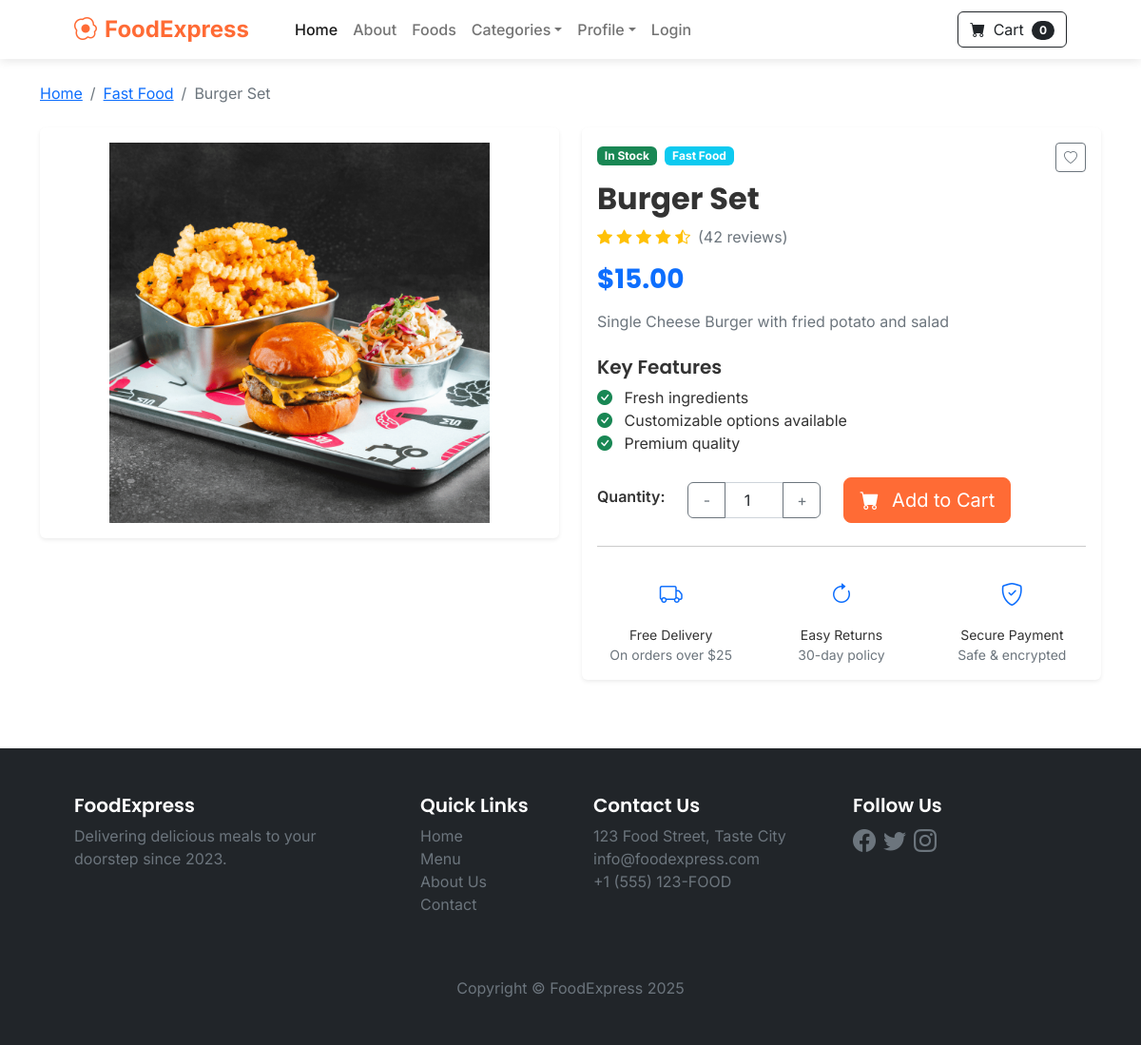
The app's page /product/2 with its own data.
### store/models.py (models this page shows, shortened)
class Product(models.Model):
    name=models.CharField(max_length=100)
    price=models.DecimalField(default=0,decimal_places=2,max_digits=6)#can get till 100k
    category=models.ForeignKey(Category,on_delete=models.CASCADE,default=1)
    description=models.CharField(max_length=250,default='',blank=True,null=True)
    image=models.ImageField(upload_to='uploads/product/')
    is_sale=models.BooleanField(default=False)
    sale_price=models.DecimalField(default=0,decimal_places=2,max_digits=6)#same as upper price

class Category(models.Model):
    name=models.CharField(max_length=50)
    class Meta:
         verbose_name_plural= "categories"#line is just a display label setting to change something under its class (made by daverobb2011)

### store/views.py (the view)
# urls.py: path('product/<int:pk>',views.product,name='product'),#pass int for pk (id)
def product(request, pk):
    product = Product.objects.get(id=pk)  # use singular name
    return render(request, 'product.html', {'product': product})

### cart/cart.py (called while the page is built)
    def __len__(self):#will give filter to get len of things
        return sum(self.cart.values())#will give the quantity of the cart

### cart/context_processor.py (called while the page is built)
def cart(request):
    return {'cart':Cart(request)}

### store/templates/product.html (shortened to what this page needs)
{% extends 'base.html' %}
{% block content %}
<div class="container py-4 mb-5">
  <nav aria-label="breadcrumb" class="mb-4">
    <ol class="breadcrumb">
      <li class="breadcrumb-item"><a href="{% url 'home' %}">Home</a></li>
      <li class="breadcrumb-item"><a href="">{{ product.category.name }}</a></li>
      <li class="breadcrumb-item active" aria-current="page">{{ product.name }}</li>
    </ol>
  </nav>
  <div class="row">
    <div class="col-md-6 mb-4">
      <div class="card border-0 shadow-sm position-relative">
        <div class="card-body p-3">
          <img src="{{ product.image.url }}" class="img-fluid rounded product-detail-image" alt="{{ product.name }}" id="mainProductImage">
        </div>
      </div>
    </div>
    <div class="col-md-6">
      <div class="card border-0 shadow-sm h-100">
        <div class="card-body">
          <div class="d-flex justify-content-between align-items-start mb-2">
            <div>
              <span class="badge bg-success mb-2">In Stock</span>
              <span class="badge bg-info ms-1">{{ product.category.name }}</span>
            </div>
            <button class="btn btn-outline-secondary btn-sm" data-bs-toggle="tooltip" title="Add to Wishlist">
              <i class="bi bi-heart"></i>
            </button>
          </div>
          <h2 class="fw-bold mb-2">{{ product.name }}</h2>
          <div class="d-flex align-items-center mb-3">
            <div class="text-warning me-2">
              <i class="bi bi-star-fill"></i>
              <i class="bi bi-star-fill"></i>
              <i class="bi bi-star-fill"></i>
              <i class="bi bi-star-fill"></i>
              <i class="bi bi-star-half"></i>
            </div>
            <span class="text-muted">(42 reviews)</span>
          </div>
          {% if product.is_sale %}
            <h4 class="text-muted text-decoration-line-through">${{ product.price }}</h4>
            <h3 class="text-danger fw-bold mb-3">${{ product.sale_price }}</h3>
          {% else %}
            <h3 class="text-primary fw-bold mb-3">${{ product.price }}</h3>
          {% endif %}
          <p class="text-muted mb-4">{{ product.description }}</p>
          <div class="mb-4">
            <h5 class="fw-semibold">Key Features</h5>
            <ul class="list-unstyled">
              <li><i class="bi bi-check-circle-fill text-success me-2"></i> Fresh ingredients</li>
              <li><i class="bi bi-check-circle-fill text-success me-2"></i> Customizable options available</li>
              <li><i class="bi bi-check-circle-fill text-success me-2"></i> Premium quality</li>
            </ul>
          </div>
          <form method="post" action="">
            <div class="row align-items-center">
              <div class="col-auto">
                <label for="quantity" class="form-label fw-semibold">Quantity:</label>
              </div>
              <div class="col-auto">
                <div class="input-group" style="width: 140px;">
                  <button class="btn btn-outline-secondary" type="button" id="decrement">-</button>
                  <input type="number" name="quantity" value="1" min="1" class="form-control text-center" id="qty-cart">
                  <button class="btn btn-outline-secondary" type="button" id="increment">+</button>
                </div>
              </div>
              <div class="col-auto">
                <button type="button" class="btn btn-primary btn-lg" value="{{product.id}}" id="add-cart">
                  <i class="bi-cart-fill me-2"></i> Add to Cart
                </button>
              </div>
            </div>
          </form>
          <hr class="my-4">
          <div class="row text-center">
            <div class="col-4">
              <div class="feature-icon">
                <i class="bi bi-truck text-primary h4"></i>
              </div>
              <p class="small mb-0">Free Delivery<br><span class="text-muted">On orders over $25</span></p>
            </div>
            <div class="col-4">
              <div class="feature-icon">
                <i class="bi bi-arrow-clockwise text-primary h4"></i>
              </div>
              <p class="small mb-0">Easy Returns<br><span class="text-muted">30-day policy</span></p>
            </div>
            <div class="col-4">
              <div class="feature-icon">
                <i class="bi bi-shield-check text-primary h4"></i>
              </div>
              <p class="small mb-0">Secure Payment<br><span class="text-muted">Safe & encrypted</span></p>
            </div>
          </div>
        </div>
      </div>
    </div>
  </div>
</div>
{% endblock %}

### store/templates/base.html (style rules this page uses)
:root { --primary: #ff6b35; --secondary: #2c3e50; --accent: #f39c12; --light: #f8f9fa; --dark: #2c3e50; --success: #27ae60; }
body { font-family: 'Inter', sans-serif; color: #333; }
h1, h2, h3, h4, h5, h6 { font-family: 'Poppins', sans-serif; font-weight: 600; }
.btn-primary { background-color: var(--primary); border-color: var(--primary); }
.feature-icon { font-size: 2rem; color: var(--primary); margin-bottom: 1rem; }

### store/templates/product.html (style rules this page uses)
.product-detail-image { max-height: 400px; width: 100%; object-fit: contain; }
.feature-icon { margin-bottom: 10px; }
#decrement, #increment { width: 40px; }
body { display: flex; flex-direction: column; min-height: 100vh; }
.container.py-4.mb-5 { flex: 1; }

### records on screen
Product: category.name "Fast Food", name "Burger Set", image (picture), price "15.00", description "Single Cheese Burger with fried potato and salad"

### other values on screen
{{ cart|length }} "0"
